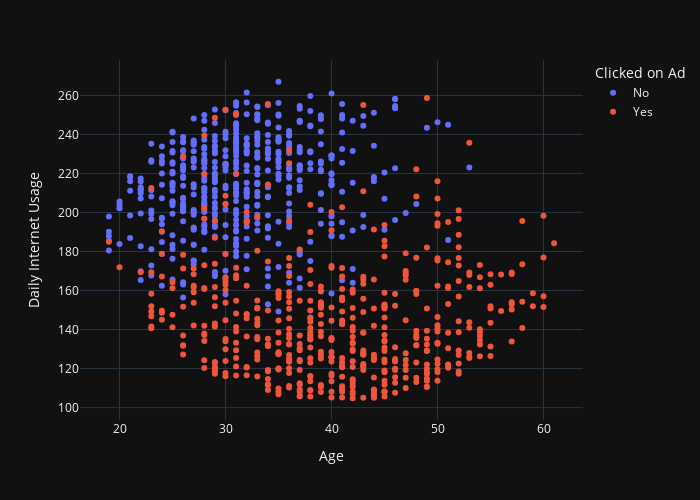

Source (notebook cell):
### Code cell
fig = px.scatter(df, x='Age', y='Daily Internet Usage', color='Clicked on Ad',
                 template='plotly_dark', width=700, height=500)
fig.show()

### Figure 1 — Plotly figure (JSON) as saved in the notebook; plotly's stock layout.template omitted (floating-point values rounded to 4 significant figures; data arrays with more than 128 entries replaced by an {"elided": "..."} marker saying what was removed)
{"data": [{"hovertemplate": "Clicked on Ad=No<br>Age=%{x}<br>Daily Internet Usage=%{y}<extra></extra>", "legendgroup": "No", "marker": {"color": "#636efa", "symbol": "circle"}, "mode": "markers", "name": "No", "orientation": "v", "showlegend": true, "type": "scatter", "x": {"elided": "500 int values"}, "xaxis": "x", "y": {"elided": "500 float values"}, "yaxis": "y"}, {"hovertemplate": "Clicked on Ad=Yes<br>Age=%{x}<br>Daily Internet Usage=%{y}<extra></extra>", "legendgroup": "Yes", "marker": {"color": "#EF553B", "symbol": "circle"}, "mode": "markers", "name": "Yes", "orientation": "v", "showlegend": true, "type": "scatter", "x": {"elided": "500 int values"}, "xaxis": "x", "y": {"elided": "500 float values"}, "yaxis": "y"}], "layout": {"height": 500, "legend": {"title": {"text": "Clicked on Ad"}, "tracegroupgap": 0}, "margin": {"t": 60}, "width": 700, "xaxis": {"anchor": "y", "domain": [0, 1], "title": {"text": "Age"}}, "yaxis": {"anchor": "x", "domain": [0, 1], "title": {"text": "Daily Internet Usage"}}}}
